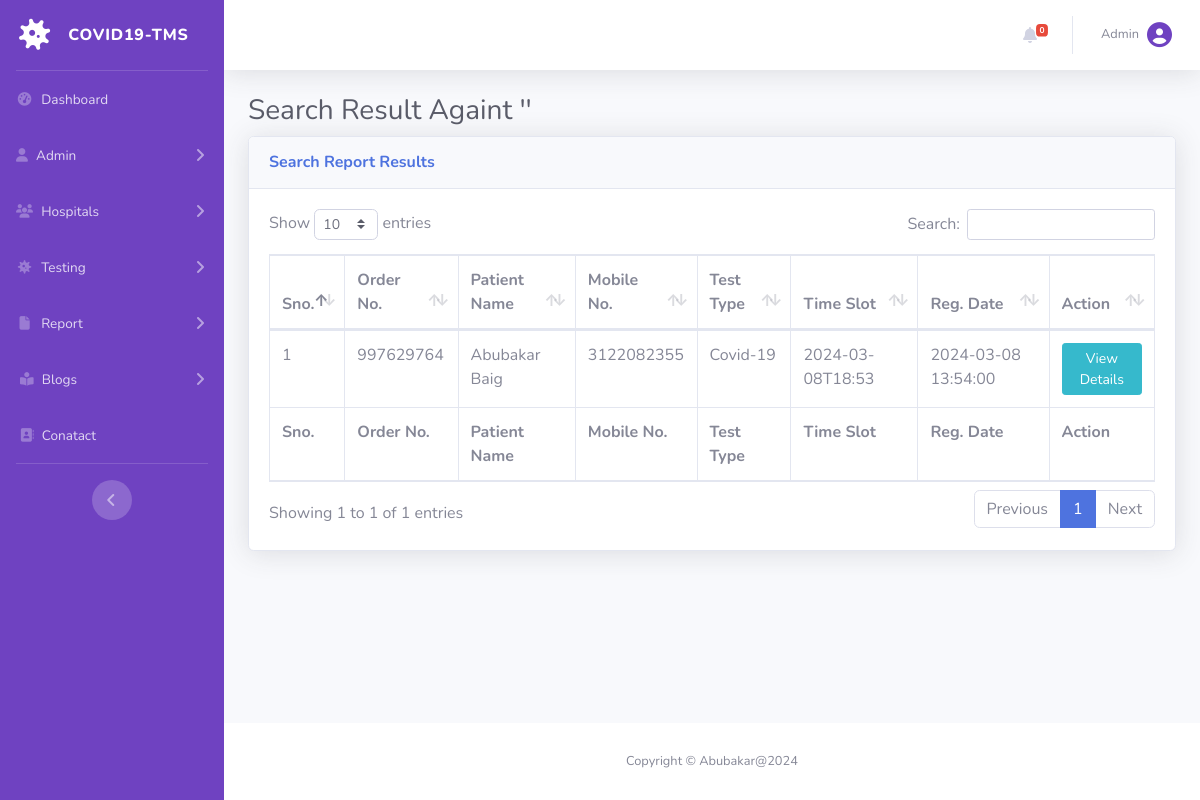
Page /covid-tms/patient-report.php (signed in) on the committed database.
### tables this page shows
CREATE TABLE `tbltestrecord` (
  `id` int(11) NOT NULL,
  `OrderNumber` bigint(14) DEFAULT NULL,
  `PatientMobileNumber` bigint(14) DEFAULT NULL,
  `TestType` varchar(100) DEFAULT NULL,
  `TestTimeSlot` varchar(120) DEFAULT NULL,
  `ReportStatus` varchar(100) DEFAULT NULL,
  `FinalReport` varchar(150) DEFAULT NULL,
  `ReportUploadTime` varchar(200) DEFAULT NULL,
  `RegistrationDate` timestamp NULL DEFAULT current_timestamp(),
  `AssignedtoEmpId` varchar(150) DEFAULT NULL,
  `AssigntoName` varchar(180) DEFAULT NULL,
  `AssignedTime` varchar(100) DEFAULT NULL
);

CREATE TABLE `tblpatients` (
  `id` int(11) NOT NULL,
  `FullName` varchar(120) DEFAULT NULL,
  `MobileNumber` bigint(12) DEFAULT NULL,
  `DateOfBirth` date DEFAULT NULL,
  `GovtIssuedIdNo` varchar(150) DEFAULT NULL,
  `FullAddress` varchar(255) DEFAULT NULL,
  `State` varchar(200) DEFAULT NULL,
  `RegistrationDate` timestamp NOT NULL DEFAULT current_timestamp()
);

### covid-tms/patient-report.php (the view, shortened to what this page needs)
<?php session_start();
include_once('includes/config.php');
?>
<!DOCTYPE html>
<html lang="en">
<head>
    <link href="vendor/fontawesome-free/css/all.min.css" rel="stylesheet" type="text/css">
    <link href="css/sb-admin-2.min.css" rel="stylesheet">
    <link href="vendor/datatables/dataTables.bootstrap4.min.css" rel="stylesheet">
</head>
<body id="page-top">
    <div id="wrapper">
  <?php include_once('includes/sidebar.php');?>
        <div id="content-wrapper" class="d-flex flex-column">
            <div id="content">
<?php include_once('includes/topbar.php');?>
                <div class="container-fluid">
<?php
$searchdata=$_POST['searchdata'];
?>
                    <h1 class="h3 mb-2 text-gray-800">Search Result Againt '<?php echo $searchdata;?>' </h1>
                    <div class="card shadow mb-4">
                        <div class="card-header py-3">
                            <h6 class="m-0 font-weight-bold text-primary">Search Report Results</h6>
                        </div>
                        <div class="card-body">
                            <div class="table-responsive">
                                <form name="assignto" method="post">
                    <table class="table table-bordered" id="dataTable" width="100%" cellspacing="0">
                                    <thead>
                                        <tr>
                                            <th>Sno.</th>
                                            <th>Order No.</th>
                                            <th>Patient Name</th>
                                            <th>Mobile No.</th>
                                            <th>Test Type</th>
                                            <th>Time Slot</th>
                                            <th>Reg. Date</th>
                                            <th>Action</th>
                                        </tr>
                                    </thead>
                                      <tfoot>
                                            <tr>
                                            <th>Sno.</th>
                                            <th>Order No.</th>
                                            <th>Patient Name</th>
                                            <th>Mobile No.</th>
                                            <th>Test Type</th>
                                            <th>Time Slot</th>
                                            <th>Reg. Date</th>
                                            <th>Action</th>
                                        </tr>
                                    </tfoot>
                                    <tbody>
<?php $query=mysqli_query($con,"select tbltestrecord.OrderNumber,tblpatients.FullName,tblpatients.MobileNumber,tbltestrecord.TestType,tbltestrecord.TestTimeSlot,tbltestrecord.RegistrationDate,tbltestrecord.id as testid from tbltestrecord
join tblpatients on tblpatients.MobileNumber=tbltestrecord.PatientMobileNumber
where (tblpatients.FullName like '%$searchdata%' || tblpatients.MobileNumber like '%$searchdata%' || tbltestrecord.OrderNumber like '%$searchdata%')
    ");
$cnt=1;
while($row=mysqli_fetch_array($query)){
?>
                                        <tr>
                                            <td><?php echo $cnt;?></td>
                                            <td><?php echo $row['OrderNumber'];?></td>
                                            <td><?php echo $row['FullName'];?></td>
                                            <td><?php echo $row['MobileNumber'];?></td>
                                            <td><?php echo $row['TestType'];?></td>
                                            <td><?php echo $row['TestTimeSlot'];?></td>
                                             <td><?php echo $row['RegistrationDate'];?></td>
                                            <td>
                                <a href="patient-report-details.php?tid=<?php echo $row['testid'];?>&&oid=<?php echo $row['OrderNumber'];?>" class="btn btn-info btn-sm" target="blank">View Details</a>
                            </td>
                                        </tr>
<?php $cnt++;} ?>
                                    </tbody>
                                </table>
                                     </form>
                            </div>
                        </div>
                    </div>
                </div>
            </div>
    <?php include_once('includes/footer.php');?>
        </div>
    </div>
</body>
</html>

### covid-tms/includes/topbar.php (shortened to what this page needs)
      <nav class="navbar navbar-expand navbar-light bg-white topbar mb-4 static-top shadow">
            <?php if($_SESSION['aid']):?>
                    <ul class="navbar-nav ml-auto">
<?php $query=mysqli_query($con,"select * from tbltestrecord where ReportStatus is null");
$count=mysqli_num_rows($query);
?>
                        <li class="nav-item dropdown no-arrow mx-1">
                            <a class="nav-link dropdown-toggle" href="#" id="alertsDropdown" role="button"
                                data-toggle="dropdown" aria-haspopup="true" aria-expanded="false">
                                <i class="fas fa-bell fa-fw"></i>
                                <span class="badge badge-danger badge-counter"><?php echo $count;?></span>
                            </a>
                        </li>
                        <li class="nav-item dropdown no-arrow">
                            <a class="nav-link dropdown-toggle" href="#" id="userDropdown" role="button"
                                data-toggle="dropdown" aria-haspopup="true" aria-expanded="false">
                <?php
$adid=$_SESSION['aid'];
$ret1=mysqli_query($con,"select AdminName from tbladmin where ID='$adid'");
while($row1=mysqli_fetch_array($ret1)){
?>
                                <span class="mr-2 d-none d-lg-inline text-gray-600 small"><?php  echo $row1['AdminName'];?></span>
                           <?php } ?>
                           <i class="fa-solid fa-circle-user" style="font-size:25px; color:#6f42c1;"></i>
                        </a>
                        </li>
                    </ul>
                <?php endif;?>
                </nav>

### rows in the picture
tbltestrecord: OrderNumber "997629764", tblpatients.FullName "Abubakar Baig", tblpatients.MobileNumber "3122082355", TestType "Covid-19", TestTimeSlot "2024-03-08T18:53", RegistrationDate "2024-03-08 13:54:00"

### other values in the picture
$count "0"
$row1['AdminName'] "Admin"
